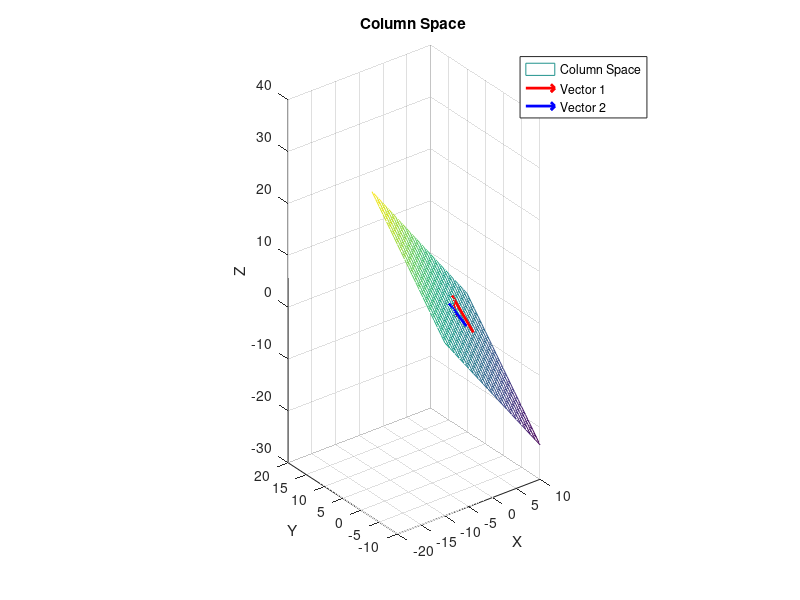

Write MATLAB code to recreate this figure.
% Clear workspace, command window, and close all figures
clc; clear; close all;

% Define two 3D vectors
v1 = [3; 5; 1];
v2 = [0; 2; 2];

%%%%%%% TODO %%%%%%%
% Calculate the normal vector (cross product of the two vectors)
% Remind : get normal vector use 'cross(vector1, vector2)' function
% Get column space by span of two vectors
% Refer to the lecture slide 40
normal = cross(v1,v2);
%%%%%%%%%%%%%%%%%%%%

% Choose a point on the plane (for example, using v1)
point = v1;

% Equation of the column space: ax + by + cz = d
% where a, b, c are components of the normal vector, and d is the constant term of the column space equation
a = normal(1);
b = normal(2);
c = normal(3);
d = -dot(normal, point);

% Code for visualization
[x, y] = meshgrid(-10:1:10, -10:1:10); % Create a grid to represent the column space
z = (-d - a*x - b*y) / c; % Calculate z values of the column space

% Draw the column space
figure;
mesh(x, y, z);
hold on;

% Draw the two vectors
quiver3(0, 0, 0, v1(1), v1(2), v1(3), 'r', 'LineWidth', 2, 'AutoScale', 'off', 'MaxHeadSize', 1);
quiver3(0, 0, 0, v2(1), v2(2), v2(3), 'b', 'LineWidth', 2, 'AutoScale', 'off', 'MaxHeadSize', 1);

xlabel('X'); ylabel('Y'); zlabel('Z');
title('Column Space');
legend('Column Space', 'Vector 1', 'Vector 2');
axis equal;
xlim([-20 10]); ylim([-10 20]); zlim([-30 40]);
grid on;
